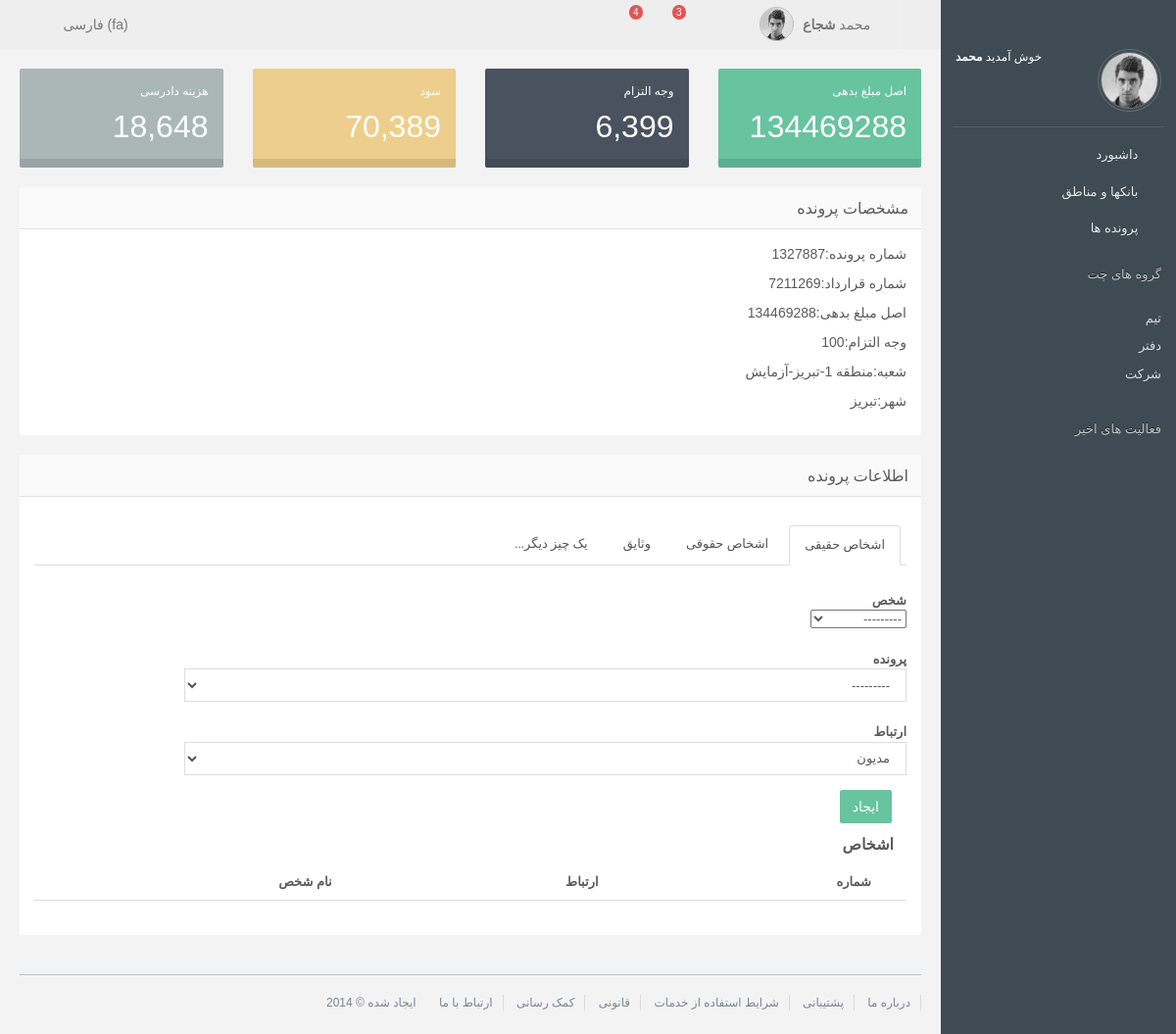
/bank/files/detail/36, run on an earlier commit of the app's database.
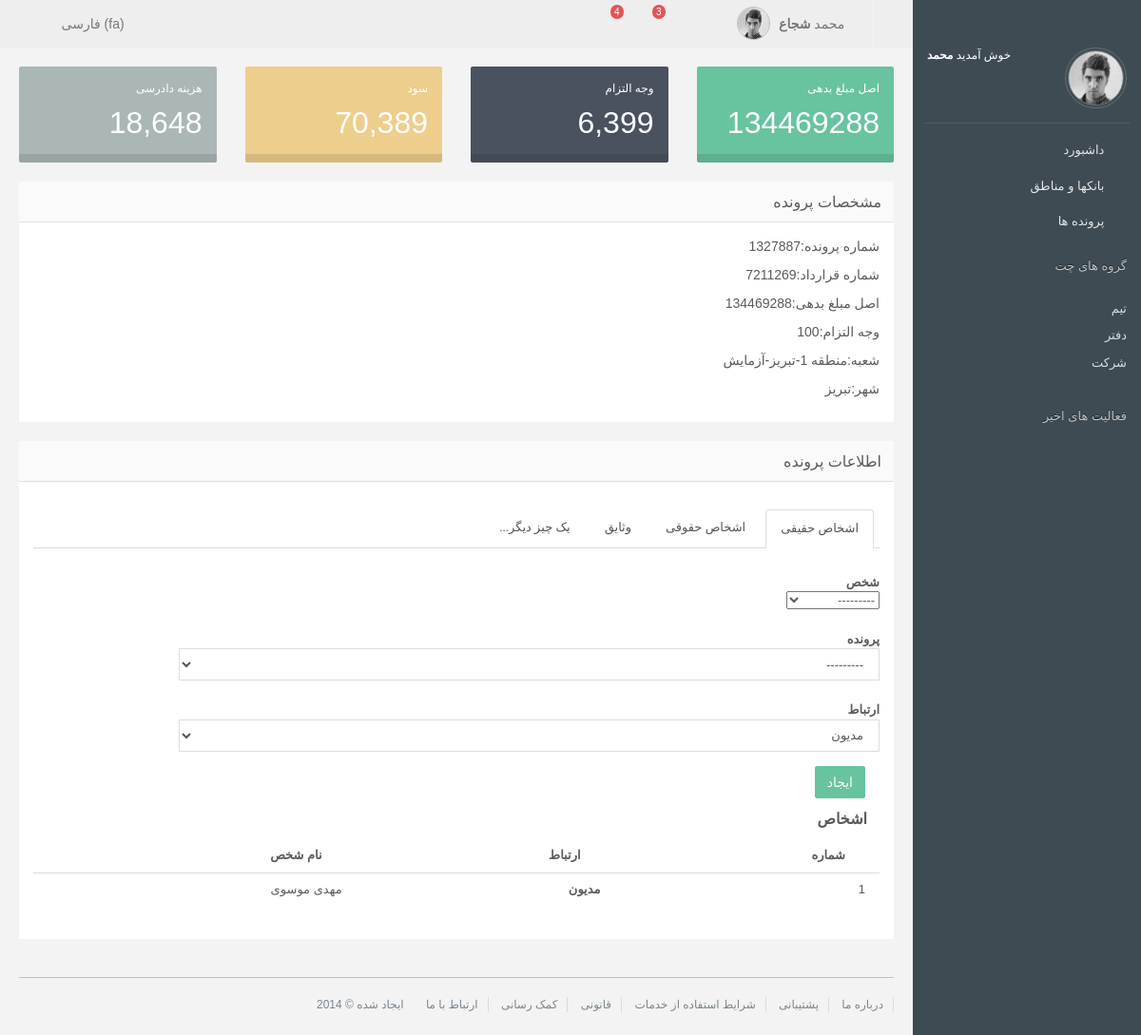
And on a later commit of the database.
### bank/models.py (models this page shows, shortened)
class PersonFile(Base):
    TYPE = (
        ('مدیون', 'مدیون'),
        ('ضامن', 'ضامن'),
        ('منفرقه', 'متفرقه'),
    )
    file = models.ForeignKey(File, verbose_name=_('پرونده'), related_name='file_persons')
    person = models.ForeignKey(Person, verbose_name=_('شخص'), related_name='file_persons')
    relation_type = models.CharField(_('ارتباط'), max_length=10, default='مدیون', choices=TYPE)
    class Meta:
        unique_together = ['file', 'person']
        verbose_name = _('person_file')
        verbose_name_plural = _('person_files')
        db_table = 'person_files'

@python_2_unicode_compatible
class Person(Base, Human):
    file = models.ManyToManyField(File, through='PersonFile', verbose_name=_('شخص'), related_name='persons')
    class Meta:
        ordering = ['first_name', 'last_name']
        verbose_name = _('person')
        verbose_name_plural = _('persons')
        db_table = 'persons'
    def __str__(self):
        return "{} {}".format(self.first_name, self.last_name)

### bank/views.py (the view, shortened to what this page needs)
# urls.py: url(r'^files/detail/(?P<file_id>\d+)$', views.file_document, name='file_detail'),
def file_document(request, file_id):
    file = get_object_or_404(File, pk=file_id)
    person_form = PersonFileForm()
    person_office = FileOfficeForm()
    return render(
        request,
        'bank/file/file_detail.html',
        {'person_form': person_form, 'person_office': person_office, 'file': file}
    )

### bank/forms.py
class PersonFileForm(forms.ModelForm):
    class Meta:
        model = PersonFile
        fields = [
            'file',
            'person',
            'relation_type'
        ]
        widgets = {
            'office': forms.Select(attrs={'class': 'form-control'}),
            'file': forms.Select(attrs={'class': 'form-control'}),
            'relation_type': forms.Select(attrs={'class': 'form-control'}),
        }

class FileOfficeForm(forms.ModelForm):
    class Meta:
        model = FileOffice
        fields = [
            'file',
            'office',
            'relation_type'
        ]
        widgets = {
            'office': forms.Select(attrs={'class': 'form-control'}),
            'file': forms.Select(attrs={'class': 'form-control'}),
            'relation_type': forms.Select(attrs={'class': 'form-control'}),
        }

### bank/models.py (called while the page is built)
    def __str__(self):
        return self.name

    def __str__(self):
        return '{}-{}-{}'.format(self.area, self.city, self.name)

    def __str__(self):
        return "{}".format(self.file_code)

    def __str__(self):
        return "{}".format(self.name)

### states/models.py (called while the page is built)
    def __str__(self):
        return self.name

### bank/templates/bank/file/file_detail.html (shortened to what the changed rows need)
{% extends 'bank/base.html' %}
{% block content %}
    {%  if file %}
        <div class="row top-summary">
					<div class="col-lg-3 col-md-6">
						<div class="widget green-1 animated fadeInDown">
							<div class="widget-content padding">
								<div class="text-box">
									<h2><span class="animate-number" data-value="{{ file.main_deposit }}" data-duration="3000">{{ file.main_deposit }}</span></h2>
								</div>
							</div>
						</div>
					</div>
					<div class="col-lg-3 col-md-6">
						<div class="widget darkblue-2 animated fadeInDown">
							<div class="widget-content padding">
								<div class="text-box">
									<h2><span class="animate-number" data-value="{{ file.nc_deposit }}" data-duration="3000">6,399</span></h2>
								</div>
							</div>
						</div>
					</div>
					<div class="col-lg-3 col-md-6">
						<div class="widget orange-4 animated fadeInDown">
							<div class="widget-content padding">
								<div class="text-box">
									<h2><span class="animate-number" data-value="{{ file.so_deposit }}" data-duration="3000">70,389</span></h2>
								</div>
							</div>
						</div>
					</div>
					<div class="col-lg-3 col-md-6">
						<div class="widget lightblue-1 animated fadeInDown">
							<div class="widget-content padding">
								<div class="text-box">
									<h2><span class="animate-number" data-value="{{ file.cost_proceeding }}" data-duration="3000">18,648</span></h2>
								</div>
							</div>
						</div>
					</div>
                </div>
        <div class="row">
            <div class="col-md-12 portlets ui-sortable">
                    <div class="widget">
                        <div class="widget-header">
                            <h2>مشخصات پرونده</h2>
                        </div>
                    </div>
                </div>
        </div>
    {%  endif %}
    <div class="widget">
        <div class="widget-header">
            <h2>اطلاعات پرونده</h2>
        </div>
        <div class="widget-content padding">
            <div class="tab-content">
                <div class="tab-pane fade active in" id="demo5-home">
                    <div class="row">
					<div class="col-md-12">
						<div class="widget">
							<div class="widget-header transparent">
								<h2><strong>اشخاص</strong> </h2>
							</div>
							<div class="widget-content">
								<div class="table-responsive">
										<table data-sortable="" class="table" data-sortable-initialized="true">
										<thead>
											<tr>
												<th>شماره</th>
												<th>ارتباط</th>
												<th>نام شخص</th>
											</tr>
										</thead>
										<tbody>
                                            {% for document in file.file_persons.all %}
                                                <tr>
                                                    <td>{{ forloop.counter }}</td>
                                                    <td><strong>{{ document.relation_type }}</strong></td>
                                                    <td>{{ document.person.first_name }} {{ document.person.last_name }}</td>
                                                </tr>
                                            {% endfor %}
										</tbody>
									</table>
								</div>
							</div>
						</div>
					</div>
				</div>
                </div>
            </div>
        </div>
						</div>
{% endblock %}

What changed in the data, as far as the page shows it:
added PersonFile: relation_type "مدیون", person.first_name "مهدی", person.last_name "موسوی"
